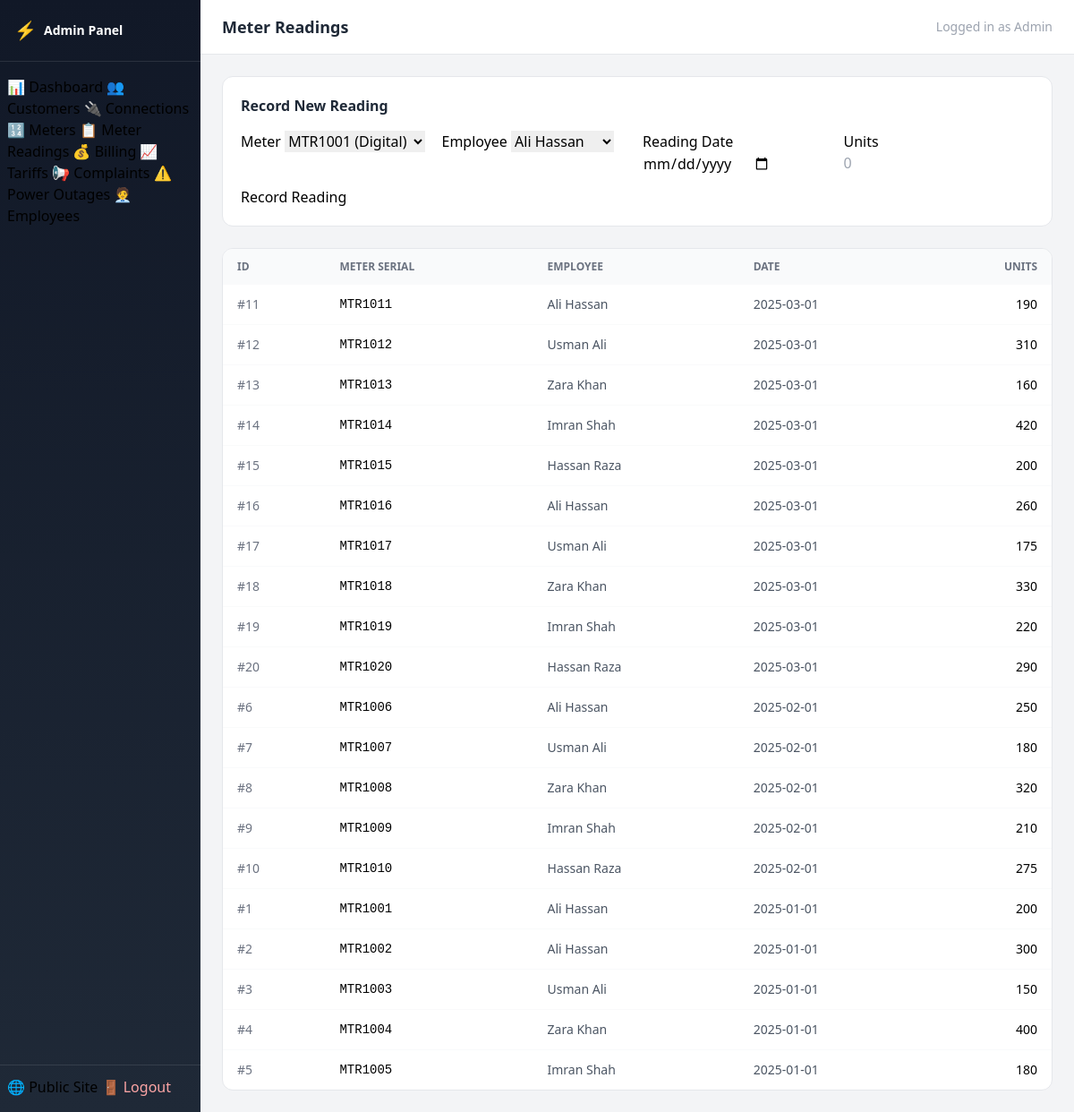
Screenshot of /admin/meter-readings (signed in) with the database file from the repository.
### tables this page shows
CREATE TABLE Meter_Reading (
            Reading_Id INTEGER PRIMARY KEY AUTOINCREMENT,
            Meter_Id INTEGER NOT NULL,
            Employee_Id INTEGER NOT NULL,
            Reading_Date TEXT NOT NULL,
            Units INTEGER DEFAULT 0 CHECK(Units >= 0),
            FOREIGN KEY (Meter_Id) REFERENCES Meter(Meter_Id),
            FOREIGN KEY (Employee_Id) REFERENCES Employee(Employee_Id)
        );

CREATE TABLE Meter (
            Meter_Id INTEGER PRIMARY KEY AUTOINCREMENT,
            Serial_No TEXT UNIQUE NOT NULL,
            Installation_Date TEXT NOT NULL,
            Meter_Type TEXT NOT NULL CHECK(Meter_Type IN ('Digital','Analog','Smart')),
            Status TEXT NOT NULL CHECK(Status IN ('Active','Inactive'))
        );

CREATE TABLE Employee (
            Employee_Id INTEGER PRIMARY KEY AUTOINCREMENT,
            Name TEXT NOT NULL,
            Role TEXT NOT NULL,
            Department TEXT NOT NULL
        );

### app.py (the view)
@app.route("/admin/meter-readings")
@login_required
def admin_meter_readings():
    db = get_db()
    rows = db.execute("""
        SELECT mr.Reading_Id, m.Serial_No, e.Name AS Employee,
               mr.Reading_Date, mr.Units
        FROM Meter_Reading mr
        JOIN Meter m ON mr.Meter_Id = m.Meter_Id
        JOIN Employee e ON mr.Employee_Id = e.Employee_Id
        ORDER BY mr.Reading_Date DESC
    """).fetchall()
    meters = db.execute("SELECT * FROM Meter WHERE Status='Active'").fetchall()
    employees = db.execute("SELECT * FROM Employee").fetchall()
    db.close()
    return render_template("admin_readings.html", rows=rows, meters=meters, employees=employees)

### app.py (called while the page is built)
def login_required(f):
    @functools.wraps(f)
    def decorated(*args, **kwargs):
        if not session.get("admin"):
            return redirect(url_for("admin_login"))
        return f(*args, **kwargs)
    return decorated

### database.py (called while the page is built)
def get_db():
    conn = sqlite3.connect(DB_PATH)
    conn.row_factory = sqlite3.Row
    conn.execute("PRAGMA foreign_keys = ON")
    return conn

### templates/admin_readings.html (shortened to what this page needs)
{% extends "admin_base.html" %}
{% block page_title %}Meter Readings{% endblock %}
{% block content %}
<div class="bg-white rounded-xl border border-gray-200 p-5 mb-6">
  <h2 class="font-semibold text-gray-800 mb-4">Record New Reading</h2>
  <form method="POST" action="/admin/meter-readings/add" class="grid sm:grid-cols-2 lg:grid-cols-4 gap-3">
    <div>
      <label class="form-label">Meter</label>
      <select name="meter_id" required class="form-input">
        {% for m in meters %}
        <option value="{{ m.Meter_Id }}">{{ m.Serial_No }} ({{ m.Meter_Type }})</option>
        {% endfor %}
      </select>
    </div>
    <div>
      <label class="form-label">Employee</label>
      <select name="employee_id" required class="form-input">
        {% for e in employees %}
        <option value="{{ e.Employee_Id }}">{{ e.Name }}</option>
        {% endfor %}
      </select>
    </div>
    <div>
      <label class="form-label">Reading Date</label>
      <input name="reading_date" type="date" required class="form-input">
    </div>
    <div>
      <label class="form-label">Units</label>
      <input name="units" type="number" min="0" required class="form-input" placeholder="0">
    </div>
    <div class="sm:col-span-2 lg:col-span-4">
      <button type="submit" class="btn-primary">Record Reading</button>
    </div>
  </form>
</div>
<div class="bg-white rounded-xl border border-gray-200 overflow-hidden">
  <div class="overflow-x-auto">
    <table class="w-full text-sm">
      <thead class="bg-gray-50 text-gray-500 text-xs uppercase">
        <tr>
          <th class="px-4 py-3 text-left">ID</th>
          <th class="px-4 py-3 text-left">Meter Serial</th>
          <th class="px-4 py-3 text-left">Employee</th>
          <th class="px-4 py-3 text-left">Date</th>
          <th class="px-4 py-3 text-right">Units</th>
        </tr>
      </thead>
      <tbody class="divide-y divide-gray-50">
        {% for r in rows %}
        <tr class="hover:bg-gray-50">
          <td class="px-4 py-3 text-gray-500">#{{ r.Reading_Id }}</td>
          <td class="px-4 py-3 font-medium font-mono">{{ r.Serial_No }}</td>
          <td class="px-4 py-3 text-gray-600">{{ r.Employee }}</td>
          <td class="px-4 py-3 text-gray-600">{{ r.Reading_Date }}</td>
          <td class="px-4 py-3 text-right font-medium">{{ r.Units }}</td>
        </tr>
        {% endfor %}
      </tbody>
    </table>
  </div>
</div>
{% endblock %}

### templates/admin_base.html (style rules this page uses)
.form-input { @apply w-full border border-gray-300 rounded-lg px-3 py-2 text-sm focus:ring-2 focus:ring-primary/30 focus:border-primary outline-none transition; }
.form-label { @apply block text-xs font-medium text-gray-600 mb-1; }
.btn-primary { @apply btn bg-primary text-white hover:bg-primary-dark; }

### rows the page displays
Meter_Reading: Reading_Id "11", Serial_No "MTR1011", Employee "Ali Hassan", Reading_Date "2025-03-01", Units "190"
Meter_Reading: Reading_Id "12", Serial_No "MTR1012", Employee "Usman Ali", Reading_Date "2025-03-01", Units "310"
Meter_Reading: Reading_Id "13", Serial_No "MTR1013", Employee "Zara Khan", Reading_Date "2025-03-01", Units "160"
Meter_Reading: Reading_Id "14", Serial_No "MTR1014", Employee "Imran Shah", Reading_Date "2025-03-01", Units "420"
Meter_Reading: Reading_Id "15", Serial_No "MTR1015", Employee "Hassan Raza", Reading_Date "2025-03-01", Units "200"
Meter_Reading: Reading_Id "16", Serial_No "MTR1016", Employee "Ali Hassan", Reading_Date "2025-03-01", Units "260"
Meter_Reading: Reading_Id "17", Serial_No "MTR1017", Employee "Usman Ali", Reading_Date "2025-03-01", Units "175"
Meter_Reading: Reading_Id "18", Serial_No "MTR1018", Employee "Zara Khan", Reading_Date "2025-03-01", Units "330"
Meter_Reading: Reading_Id "19", Serial_No "MTR1019", Employee "Imran Shah", Reading_Date "2025-03-01", Units "220"
Meter_Reading: Reading_Id "20", Serial_No "MTR1020", Employee "Hassan Raza", Reading_Date "2025-03-01", Units "290"
Meter_Reading: Reading_Id "6", Serial_No "MTR1006", Employee "Ali Hassan", Reading_Date "2025-02-01", Units "250"
Meter_Reading: Reading_Id "7", Serial_No "MTR1007", Employee "Usman Ali", Reading_Date "2025-02-01", Units "180"
Meter_Reading: Reading_Id "8", Serial_No "MTR1008", Employee "Zara Khan", Reading_Date "2025-02-01", Units "320"
Meter_Reading: Reading_Id "9", Serial_No "MTR1009", Employee "Imran Shah", Reading_Date "2025-02-01", Units "210"
Meter_Reading: Reading_Id "10", Serial_No "MTR1010", Employee "Hassan Raza", Reading_Date "2025-02-01", Units "275"
Meter_Reading: Reading_Id "1", Serial_No "MTR1001", Employee "Ali Hassan", Reading_Date "2025-01-01", Units "200"
Meter_Reading: Reading_Id "2", Serial_No "MTR1002", Employee "Ali Hassan", Reading_Date "2025-01-01", Units "300"
Meter_Reading: Reading_Id "3", Serial_No "MTR1003", Employee "Usman Ali", Reading_Date "2025-01-01", Units "150"
Meter_Reading: Reading_Id "4", Serial_No "MTR1004", Employee "Zara Khan", Reading_Date "2025-01-01", Units "400"
Meter_Reading: Reading_Id "5", Serial_No "MTR1005", Employee "Imran Shah", Reading_Date "2025-01-01", Units "180"

### other values shown
form field meter_id "MTR1001 (Digital)"
form field employee_id "Ali Hassan"
